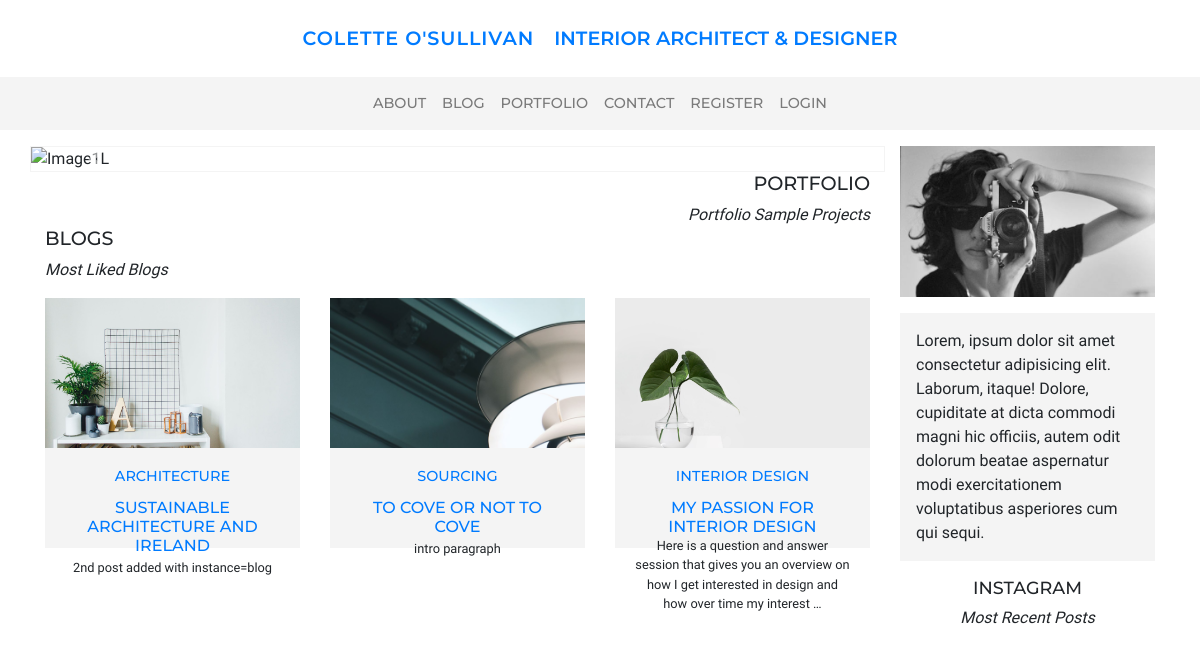
/, run on an earlier commit of the app's database.
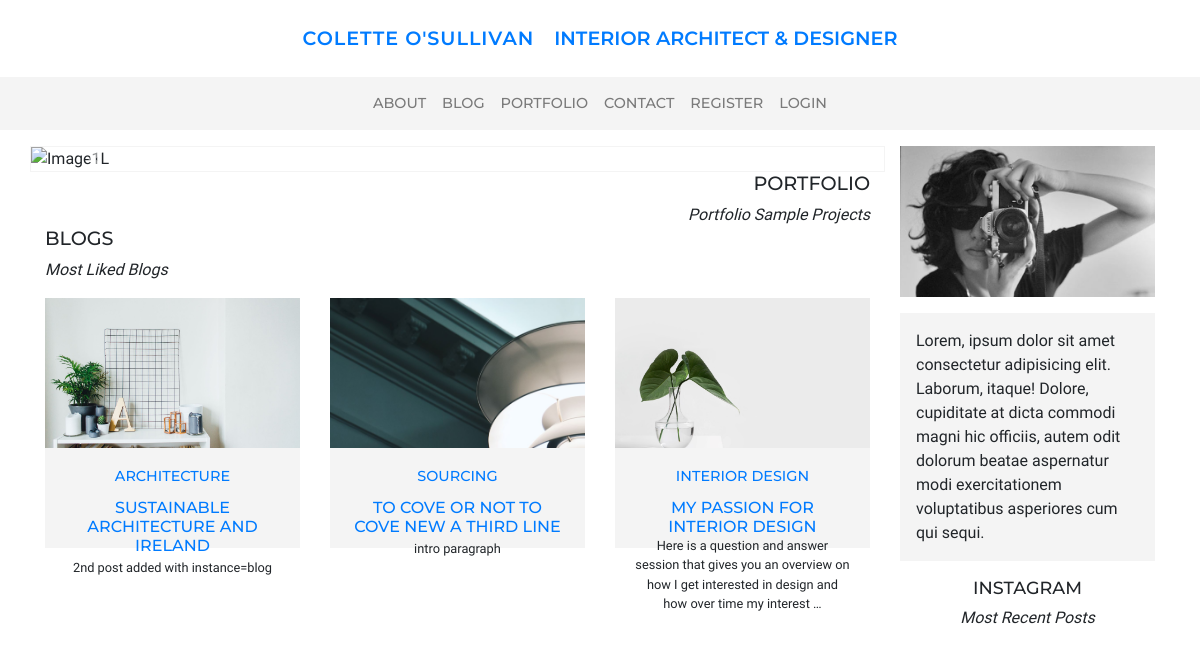
And on a later commit of the database.
### blog/models.py (models this page shows, shortened)
class Blog(models.Model):
    category = models.ForeignKey('Category', on_delete=models.CASCADE, related_name='blogs') # no null !!!
    title = models.CharField(max_length=50) # char blank - no blank
    date = models.DateField(default=timezone.now) # auto
    image = models.ImageField(default='blog_default.jpg', upload_to='blog_images') # image blank
    content = models.TextField(blank=True) # text blank
    order = models.IntegerField(null=True, blank=True) # null ok - should not be required in form!!!
    exclude = models.BooleanField(default=False) # yes no

class Category(models.Model):
    title = models.CharField(max_length=20)

### home/views.py (the view)
# urls.py: path('', views.index, name='index'),
def index(request):
    blogs = Blog.objects.filter(exclude=False).order_by('order')[:3]
    context = {'blogs': blogs}
    return render(request, 'home/index.html', context)

### home/templates/home/index.html (shortened to what this page needs)
{% extends 'base.html' %}
{% load static %}
{% block content%}
<div class="row">
  <section class="col-12 col-md-8 col-lg-9">
    <div class="row">
      <div class="col-12 p-0">
        <div id="carouselExampleFade" class="carousel slide carousel-fade border-stone p-0 m-0" data-ride="carousel">
          <div class="carousel-inner">
            <div class="carousel-item active" data-interval="4000">
              <img src="{% static 'images/landscape1.jpg' %}" class="d-none d-md-block w-100" alt="Image1L">
            </div>
          </div>
          <a class="carousel-control-prev" href="#carouselExampleFade" role="button" data-slide="prev">
            <span class="carousel-control-prev-icon" aria-hidden="true"></span>
          </a>
          <a class="carousel-control-next" href="#carouselExampleFade" role="button" data-slide="next">
            <span class="carousel-control-next-icon" aria-hidden="true"></span>
          </a>
        </div>
      </div>
    </div>
    <div class="row">
      <div class="col-12 text-right">
        <h1>Portfolio</h1>
        <span class="italics">Portfolio Sample Projects</span>
      </div>
    </div>
    <div class="row">
      <div class="col-12">
        <h1>Blogs</h1>
        <span class="italics">Most Liked Blogs</span>
      </div>
    </div>
    <div class="row mt-3">
      {% for blog in blogs %}
      <div class="col-12 col-md-6 col-lg-4">
        <div class="card rounded-0 border-0 mb-2">
          <div class="height150 d-flex justify-content-center background-img"
            style="background-image: url({{ blog.image.url }})"></div>
          <div class="card-body text-center stone height-cardtext">
            <a href="{% url 'blog' pk=blog.id %}">
              <h3 class="card-title">{{ blog.category.title }}</h3>
              <h4 class="card-text">{{ blog.title }}</h4>
            </a>
            <small class="d-none d-lg-inline-block">{{ blog.content|truncatewords:25}}</small>
          </div>
        </div>
      </div>
      {% endfor %}
    </div>
</section>
    <aside class="col-12 col-md-4 col-lg-3">
      <img src="{% static 'images/cos.jpg' %}" class="img-fluid mb-3" alt="portrait">
      <p class="stone p-3 mb-3">Lorem, ipsum dolor sit amet consectetur adipisicing elit. Laborum, itaque! Dolore,
        cupiditate at dicta commodi
        magni hic officiis, autem odit dolorum beatae aspernatur modi exercitationem voluptatibus asperiores cum qui
        sequi.</p>
      <div class="mb-3 text-center">
        <h2>INSTAGRAM</h2>
        <span class="italics">Most Recent Posts</span>
        <link href="https://assets.juicer.io/embed.css" media="all" rel="stylesheet" type="text/css" />
      </div>
    </aside>
</div>
{% endblock %}

What changed in the data, as far as the page shows it:
changed Blog "intro paragraph": title "TO COVE OR NOT TO COVE" → "TO COVE OR NOT TO COVE NEW A THIRD LINE"
